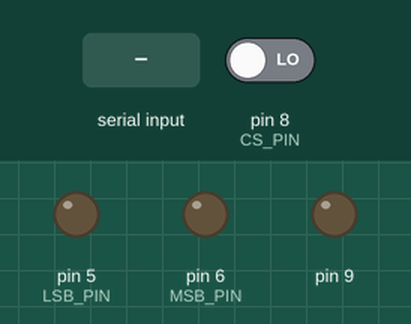
This sketch was run on a simulated Arduino Uno, built with avr-gcc and run on an emulated ATmega328P. Shown: output pins drawn as LEDs (lit = HIGH). The test bench sets the inputs (shaded band); at power-on: pin 8 (CS_PIN) LOW. Pins used as bus, display or sensor lines are not drawn.

Above: at 1.2 s.
1.3 s: "90,45\n" received over Serial
At 2.5 s:
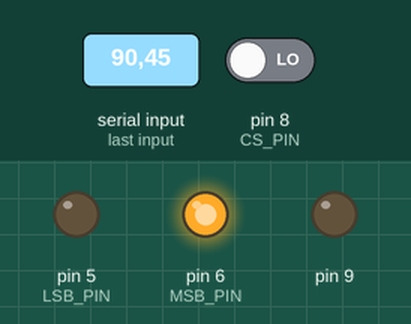
2.8 s: "30,150\n" received over Serial
Timing chart, 0 to 5.8 s (numbered marks = the images above; inputs shaded):
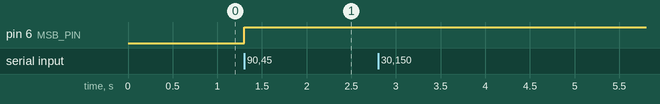

Measured:
- after the input at 1.3 s, pin 6 (MSB_PIN): LOW → HIGH at once

The sketch:

PC_zu_B15_ard.ino
```cpp
void start();
void sendInt(int val);
void weitersenden();

void setup() {

  DDRD = DDRD | 0b11100000; // 111 - Daten schreiben, 000 - Daten empfangen, 00 - irrelevante Pins
  DDRB = DDRB | 0b00000010; // 000000 - irrelevante Pins, 0 - PS empfangen, 1 - PS senden

  pinMode(8, INPUT);
  pinMode(7, OUTPUT);
  pinMode(6, OUTPUT);
  pinMode(5, OUTPUT);

  Serial.begin(57600);
}

int neuerWert = 0;
int alterWert = -1;
int counter = 0;

int CS_PIN = 8;
int CLK_PIN = 7;
int MSB_PIN = 6;
int LSB_PIN = 5;

unsigned long startTime = 0;
int received = 0;

bool sendCS = true;

void loop() {
    unsigned long currentTime = millis();
    int input = digitalRead(CS_PIN);

    if (Serial.available() > 0) {  // Prüfen, ob Daten verfügbar sind
        received = Serial.read();
        int value = received - '0';  // ASCII-Wert in Integer umwandeln


        if (alterWert != value) {
            alterWert = value;

            // ich prüfe nicht auf doppelt gesendete Zeichen da das alles das B15 Board macht
            digitalWrite(CLK_PIN, (value & 0b100));
            digitalWrite(MSB_PIN, (value & 0b010));  // MSB
            digitalWrite(LSB_PIN, (value & 0b0001));  // LSB
        }
    }

    if (input == HIGH) {
      if (sendCS) {
        Serial.write(64);
        sendCS = false;
      }
    }
    else {
        sendCS = true;
    }
}
```
